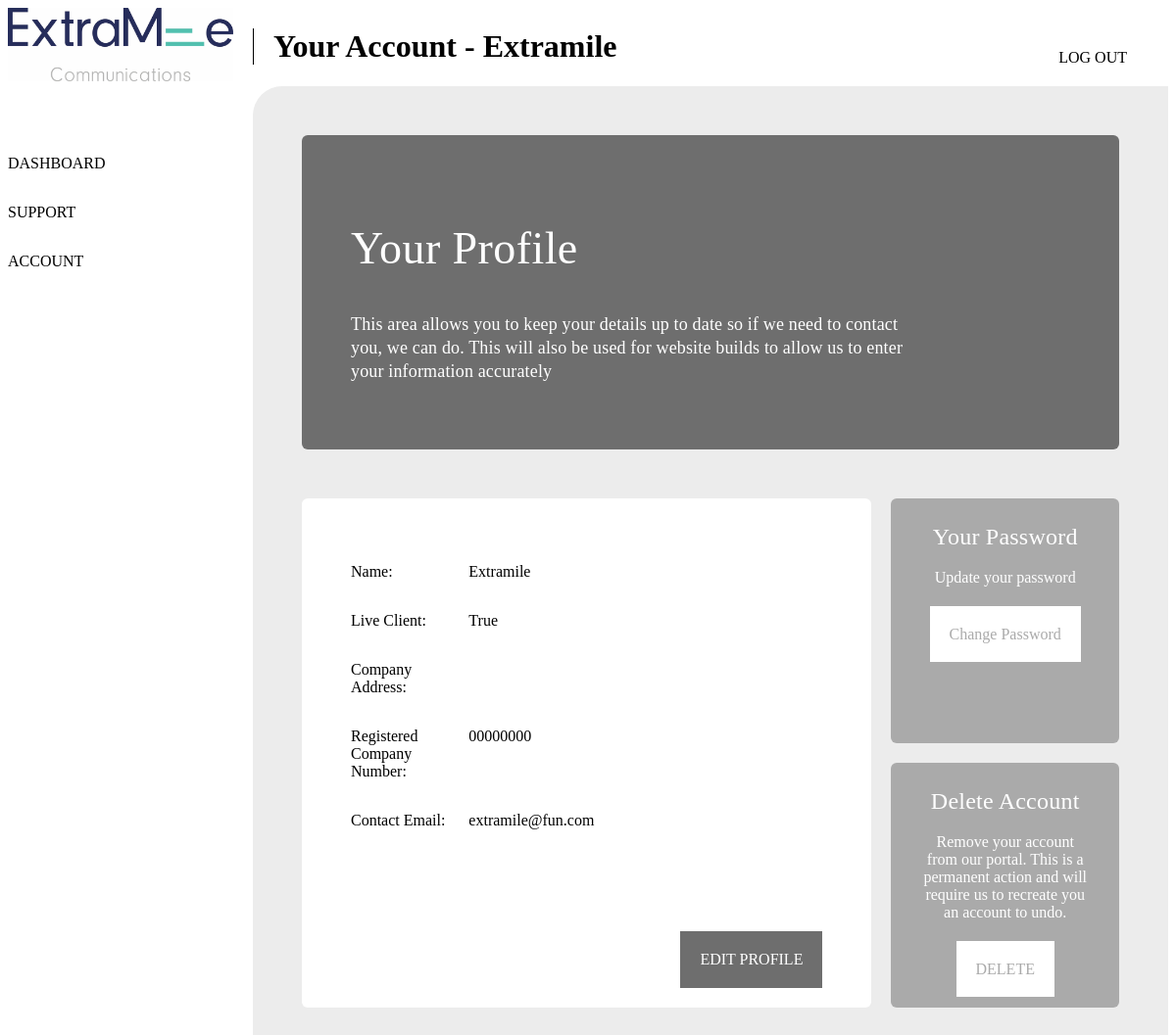
/account/ (signed in), run on the app's committed database.
### tickets/models.py (models this page shows)
class Client(models.Model):
    user = models.OneToOneField(settings.AUTH_USER_MODEL, on_delete=models.CASCADE, null=True)
    client_name = models.CharField(max_length=200)
    client_email = models.EmailField()
    client_address = models.CharField(max_length=200, null = True, blank = True)
    client_registered_company_number = models.CharField(max_length=30, null = True, blank = True)
    live_client = models.BooleanField (default=True)
    date_registered = models.DateTimeField('Date Registered')
    contract_type = models.ForeignKey(Contract, on_delete=models.CASCADE)
    contract_start_date = models.DateTimeField()
    contracted_monthly_service_hours = models.FloatField(default=1)
    contracted_monthly_SEM_hours = models.FloatField(default=0)
    paid_extra_hours = models.FloatField(default=0)
    hours_used_this_month = models.FloatField(default=0)
    discontented_client = models.BooleanField(default=False)
    priority_client = models.BooleanField(default=False)
    def __str__(self):
        return self.client_name

### tickets/views.py (the view)
# urls.py: path('account/', views.account, name='account'),
def account(request):
    if not request.user.is_authenticated:
        return redirect('/')
    company = Client.objects.filter(user=request.user).first()
    return render(request,'tickets/account.html', {'company': company, })

### tickets/templates/tickets/account.html (shortened to what this page needs)
{% extends 'base.html' %}
{% block content %}
    <div class="page-wrap">
      <div class="main-wrap">
        <div class="sidebar">
          <img src="/static/img/logo.jpg" alt="logo">
          <a href="/dashboard">Dashboard</a>
          <a href="/support">Support</a>
          <a href="/account">Account</a>
        </div>
        <div class="main_content account">
          <div class="head_section">
            <h1 class='head-title'>Your Account - {{ company }}</h1>
          </div>
          <div class="account-section">
            <div class="top">
              <div class="left">
                <h2>Your Profile</h2>
                <p>This area allows you to keep your details up to date so if we need to contact you, we can do.  This will also be used for website builds to allow us to enter your information accurately</p>
              </div>
            </div>
            <div class="bottom">
              <div class="left">
                <div class="profileinfo">
                  <div class="profileline name">
                    <p>Name:</p>
                    <p>{{ company.client_name }}</p>
                  </div>
                  <div class="profileline name">
                    <p>Live Client:</p>
                    <p>{{ company.live_client }}</p>
                  </div>
                  <div class="profileline">
                    <p>Company Address:</p>
                    <div class="">
                    </div>
                  </div>
                  <div class="profileline">
                    <p>Registered Company Number:</p>
                    <p>{{ company.client_registered_company_number }}</p>
                  </div>
                  <div class="profileline">
                    <p>Contact Email:</p>
                    <p>{{ company.client_email }}</p>
                  </div>
                  <div class="button">
                    <a href="/account/edit">Edit Profile</a>
                  </div>
                </div>
              </div>
              <div class="right">
                <div class="cta password">
                  <h4>Your Password</h4>
                  <p>Update your password</p>
                  <a href="password">Change Password</a>
                </div>
                <div class="cta notifications">
                  <h4>Delete Account</h4>
                  <p>Remove your account from our portal.  This is a permanent action and will require us to recreate you an account to undo.</p>
                  <a href="delete">DELETE</a>
                </div>
              </div>
            </div>
          </div>
        </div>
      </div>
    </div>
{% endblock content %}

### tickets/static/css/style.css (style rules this page uses)
.sidebar { display: grid; grid-template-rows: 150px 50px 50px 50px; }
.head_section .head-title { border-left: 1px solid black; padding-left: 20px; }
div.account .account-section { border-radius: 30px 0 0 0; background-color: #ECECEC; padding: 50px; max-width: 90vw; }
div.account .account-section .top { display: grid; grid-template-columns: 5fr 1fr; grid-gap: 20px; background-color: #6E6E6E; border-radius: 6px; }
div.account .account-section .top .left { padding: 50px; }
div.account .account-section .top .left h2 { color: white; font-weight: normal; font-size: 46px; letter-spacing: 0.42px; line-height: 55px; }
div.account .account-section .top .left p { color: white; font-weight: lighter; font-size: 18px; letter-spacing: 0.16px; line-height: 24px; }
div.account .account-section .bottom { padding-top: 50px; display: grid; grid-template-columns: 5fr 2fr; grid-gap: 20px; }
div.account .account-section .bottom .left { background-color: white; padding: 50px; border-radius: 6px; position: relative; }
div.account .account-section .bottom .left .profileinfo .profileline { display: grid; grid-template-columns: 1fr 3fr; }
div.account .account-section .bottom .left a { position: absolute; bottom: 20px; right: 50px; background-color: #6e6e6e; padding: 20px; text-decoration: none; text-transform: uppercase; color: white; }
div.account .account-section .bottom .right { display: grid; grid-template-rows: 1fr 1fr; grid-gap: 20px; }
div.account .account-section .bottom .right .cta { text-align: center; background-color: #AAAAAA; border-radius: 6px; padding-left: 30px; padding-right: 30px; padding-bottom: 30px; color: white; }
div.account .account-section .bottom .right .cta h4 { margin-top: 22px; margin-bottom: 14px; font-size: 24px; letter-spacing: 0.22px; line-height: 34px; font-weight: normal; }
div.account .account-section .bottom .right .cta p { font-weight: lighter; margin-bottom: 40px; }
div.account .account-section .bottom .right .cta a { text-decoration: none; color: #aaaaaa; background-color: white; padding: 20px; width: 80%; }
html { background: white; font-family: 'neuzeit-grotesk'; }
.main-wrap { display: grid; grid-template-columns: 250px 1fr; }
.sidebar img { max-width: 230px; }
.sidebar a { text-decoration: none; text-transform: uppercase; color: black; }
.head_section h1 { max-width: 90vw; }
@media only screen and (min-width: 700px) { .head_section h1 { width: calc(0.35 * 100vw); } }

### data on the page
Client: client_name "Extramile", live_client "True", client_registered_company_number "00000000", client_email "extramile@fun.com"
